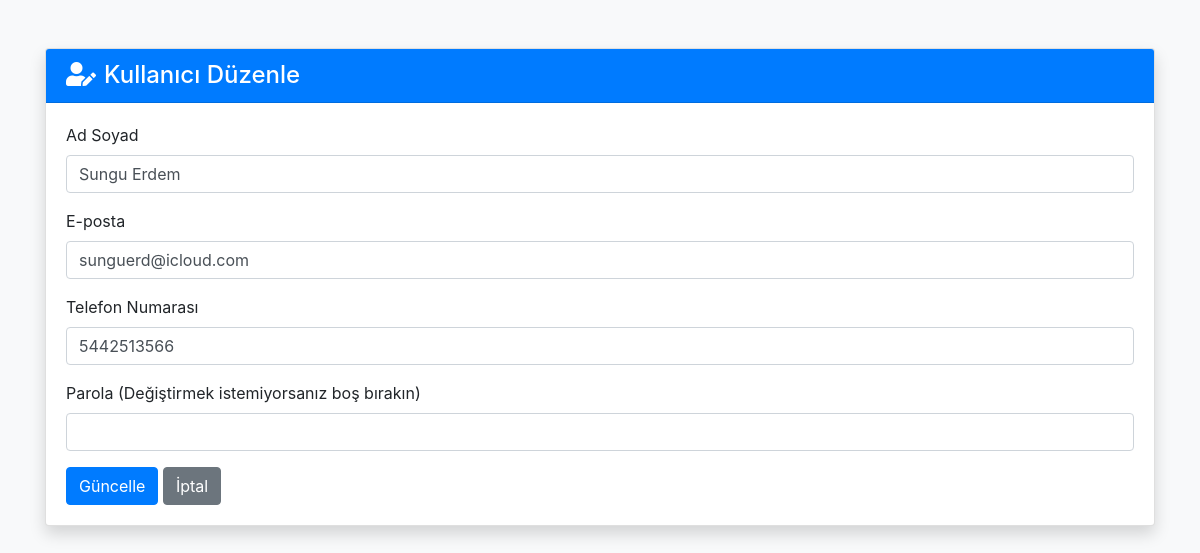
The app's page /yonetici/kullanici-duzenle.php?id=2 (signed in) with its own data.
### tables this page shows
CREATE TABLE `kullanicilar` (
  `user_id` int(11) NOT NULL,
  `ad_soyad` varchar(100) NOT NULL,
  `eposta` varchar(100) NOT NULL,
  `telefon_no` varchar(15) NOT NULL,
  `parola` varchar(255) NOT NULL,
  `yildiz_sayisi` int(11) DEFAULT 0,
  `yorum_sayisi` int(11) DEFAULT 0,
  `qr_code` mediumtext NOT NULL
);

### yonetici/kullanici-duzenle.php (the view, shortened to what this page needs)
<?php
require_once '../inc/db.php';
$id = $_GET['id'] ?? null;
try {
    $sorgu = $conn->prepare("SELECT * FROM kullanicilar WHERE user_id = :id");
    $sorgu->execute(['id' => $id]);
    $kullanici = $sorgu->fetch(PDO::FETCH_ASSOC);
} catch (PDOException $e) {
    die("Veritabanı hatası: " . $e->getMessage());
}
?>
<!DOCTYPE html>
<html lang="tr">
<head>
    <link href="https://stackpath.bootstrapcdn.com/bootstrap/4.5.2/css/bootstrap.min.css" rel="stylesheet">
    <link href="https://cdnjs.cloudflare.com/ajax/libs/font-awesome/5.15.4/css/all.min.css" rel="stylesheet">
</head>
<body class="bg-light">
    <div class="container py-5">
        <div class="card card-shadow">
            <div class="card-header bg-primary text-white">
                <h4 class="mb-0"><i class="fas fa-user-edit mr-2"></i>Kullanıcı Düzenle</h4>
            </div>
            <div class="card-body">
                <form method="POST">
                    <div class="form-group">
                        <label for="ad_soyad">Ad Soyad</label>
                        <input type="text" class="form-control" id="ad_soyad" name="ad_soyad"
                               value="<?= htmlspecialchars($kullanici['ad_soyad']) ?>" required>
                    </div>
                    <div class="form-group">
                        <label for="eposta">E-posta</label>
                        <input type="email" class="form-control" id="eposta" name="eposta"
                               value="<?= htmlspecialchars($kullanici['eposta']) ?>" required>
                    </div>
                    <div class="form-group">
                        <label for="telefon_no">Telefon Numarası</label>
                        <input type="text" class="form-control" id="telefon_no" name="telefon_no"
                               value="<?= htmlspecialchars($kullanici['telefon_no']) ?>" required>
                    </div>
                    <div class="form-group">
                        <label for="parola">Parola (Değiştirmek istemiyorsanız boş bırakın)</label>
                        <input type="password" class="form-control" id="parola" name="parola">
                    </div>
                    <button type="submit" class="btn btn-primary">Güncelle</button>
                    <a href="kullanicilar.php" class="btn btn-secondary">İptal</a>
                </form>
            </div>
        </div>
    </div>
</body>
</html>

### yonetici/kullanici-duzenle.php (style rules this page uses)
.card-shadow { box-shadow: 0 0.5rem 1rem rgba(0,0,0,0.15); }

### records on screen
kullanicilar: ad_soyad "Sungu Erdem", eposta "sunguerd@icloud.com", telefon_no "5442513566"
